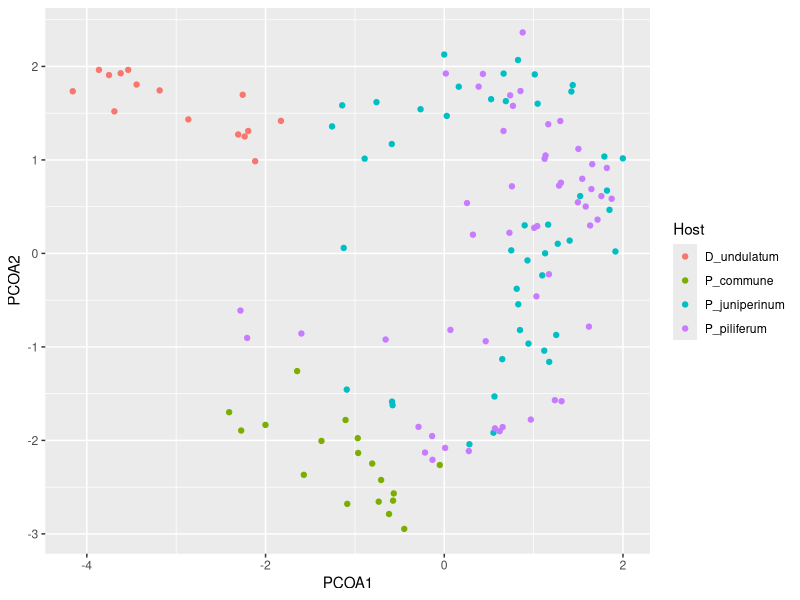
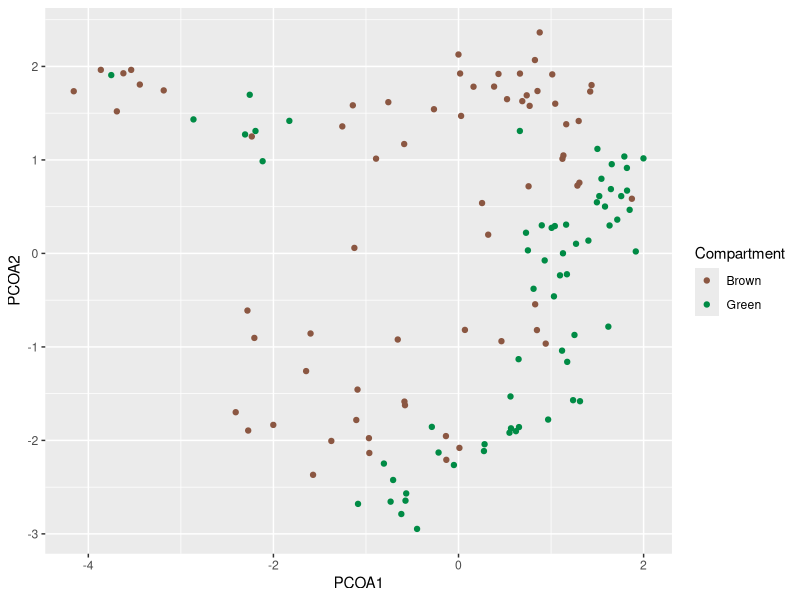
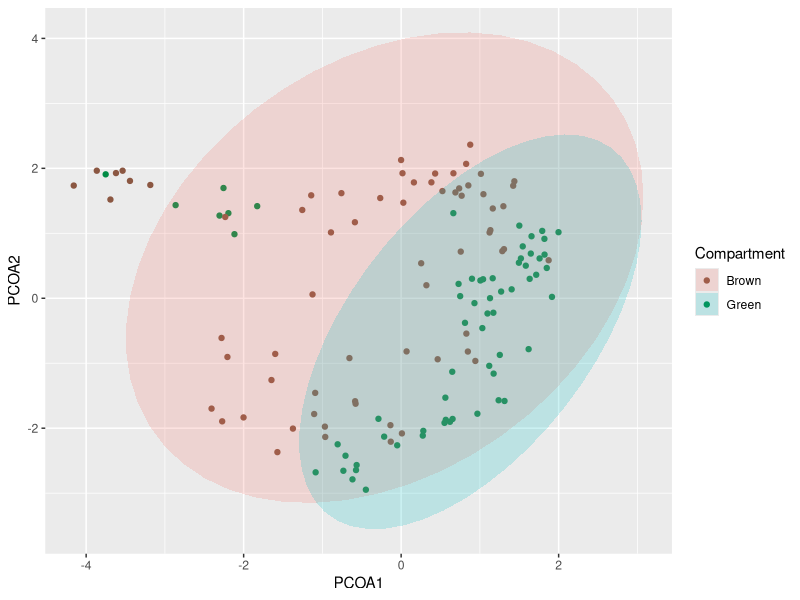
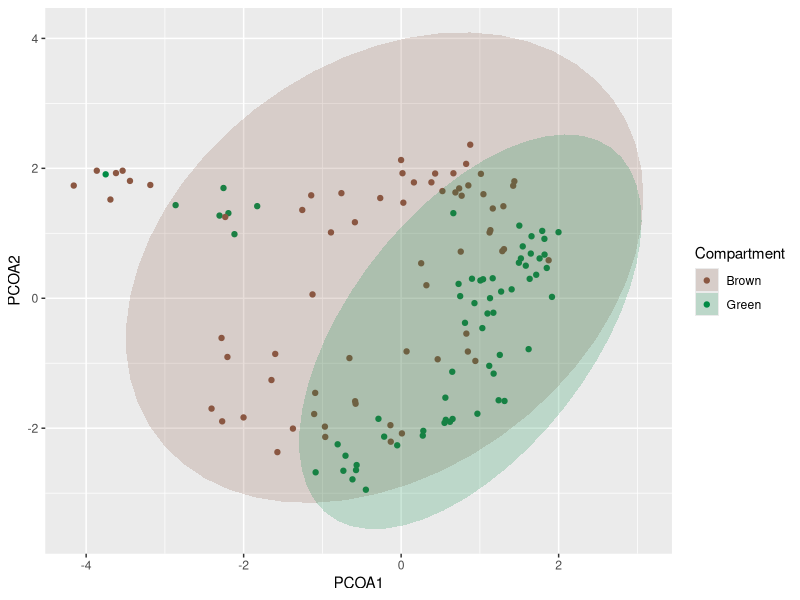
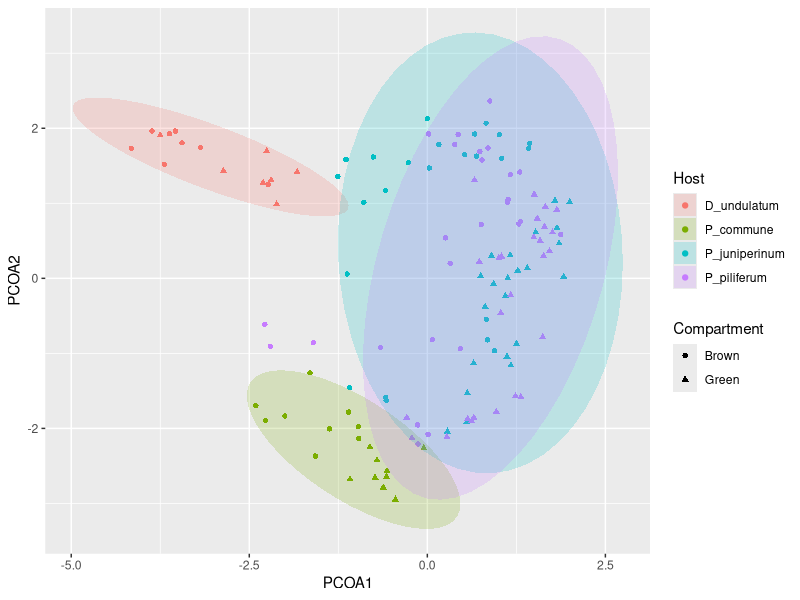
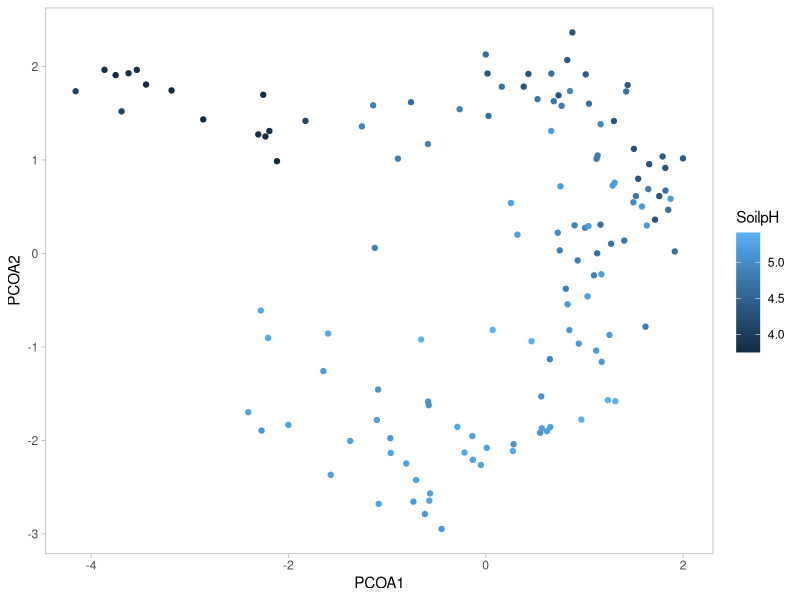
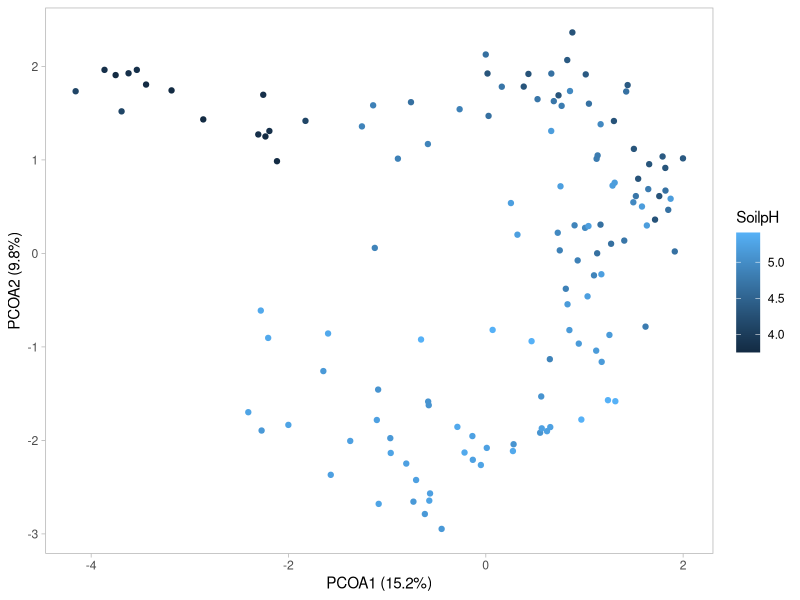
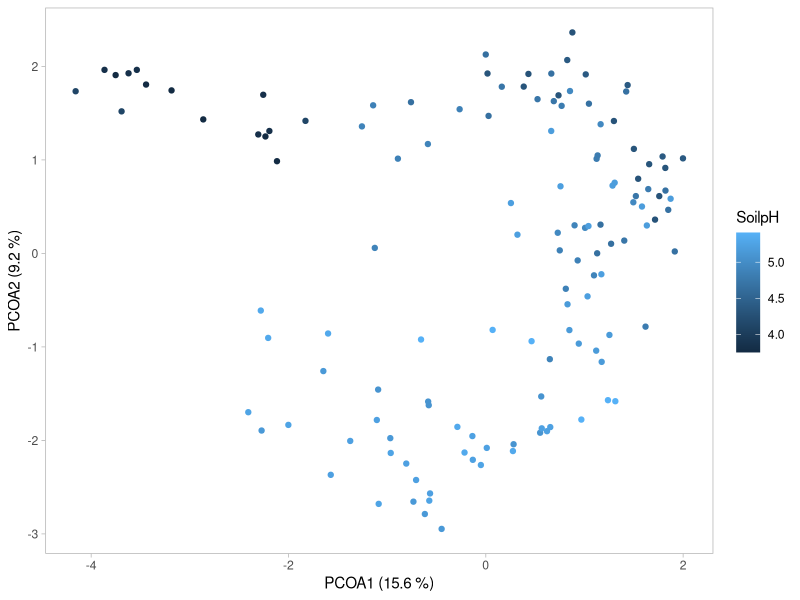

Source code (R) for these figures, in order:
## ---- chunk 1
library(tidyverse)
## ---- chunk 2
pcoa <- read.delim("../Data/pcoa.tsv")

ggplot(pcoa, aes(x = PCOA1, y = PCOA2)) +
  geom_point(aes(colour = Host)) 
## ---- chunk 3
comp_colours <- c("lightsalmon4", "springgreen4")

(pcoa_comp <- ggplot(pcoa, aes(x = PCOA1, y = PCOA2)) +
  geom_point(aes(colour = Compartment)) + # ***
  scale_colour_manual(values = comp_colours) # ***
) # Notice I'm saving this plot, because we will be building on it.
## ---- chunk 4
(pcoa_comp +
  stat_ellipse(geom = "polygon", 
               alpha = 0.2, 
               aes(fill = Compartment))
)
## ---- chunk 5
(pcoa_comp +
  stat_ellipse(geom = "polygon", alpha = 0.2, aes(fill = Compartment)) +
  scale_fill_manual(values = comp_colours) # ***
)
## ---- chunk 6
ggplot(pcoa, aes(x = PCOA1, y = PCOA2)) +
  geom_point(aes(colour = Host, shape = Compartment)) + # ***
  stat_ellipse(geom = "polygon", alpha = 0.2, aes(fill = Host))
## ---- chunk 7
(pcoa_pH <- ggplot(pcoa, aes(x = PCOA1, y = PCOA2)) +
  geom_point(aes(colour = SoilpH)) + # continuous scale
  theme_light() +
  theme(panel.grid = element_blank()) # remove the grid
)
## ---- chunk 8
pcoa_pH + 
  labs(x = 'PCOA1 (15.2%)',
       y = 'PCOA2 (9.8%)')
## ---- chunk 9
PCOA1 <- 15.6 
PCOA2 <- 9.2
# lines and lines of code later...
pcoa_pH + 
  labs(x = paste0('PCOA1 (', PCOA1, ' %)'),
       y = paste0('PCOA2 (', PCOA2, ' %)'))
